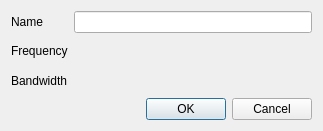
<?xml version="1.0" encoding="UTF-8"?>
<ui version="4.0">
 <class>AddMasterDialog</class>
 <widget class="QDialog" name="AddMasterDialog">
  <property name="geometry">
   <rect>
    <x>0</x>
    <y>0</y>
    <width>323</width>
    <height>131</height>
   </rect>
  </property>
  <property name="windowTitle">
   <string>Add master channel</string>
  </property>
  <layout class="QGridLayout" name="gridLayout">
   <item row="0" column="0">
    <widget class="QLabel" name="label">
     <property name="text">
      <string>Name</string>
     </property>
    </widget>
   </item>
   <item row="0" column="1">
    <widget class="QLineEdit" name="nameEdit"/>
   </item>
   <item row="1" column="0">
    <widget class="QLabel" name="label_2">
     <property name="text">
      <string>Frequency</string>
     </property>
    </widget>
   </item>
   <item row="1" column="1">
    <widget class="FrequencySpinBox" name="frequencySpinBox"/>
   </item>
   <item row="2" column="0">
    <widget class="QLabel" name="label_3">
     <property name="text">
      <string>Bandwidth</string>
     </property>
    </widget>
   </item>
   <item row="2" column="1">
    <widget class="FrequencySpinBox" name="bandwidthSpinBox"/>
   </item>
   <item row="3" column="0" colspan="2">
    <widget class="QDialogButtonBox" name="buttonBox">
     <property name="orientation">
      <enum>Qt::Horizontal</enum>
     </property>
     <property name="standardButtons">
      <set>QDialogButtonBox::Cancel|QDialogButtonBox::Ok</set>
     </property>
    </widget>
   </item>
  </layout>
 </widget>
 <customwidgets>
  <customwidget>
   <class>FrequencySpinBox</class>
   <extends>QWidget</extends>
   <header>FrequencySpinBox.h</header>
  </customwidget>
 </customwidgets>
 <resources/>
 <connections>
  <connection>
   <sender>buttonBox</sender>
   <signal>accepted()</signal>
   <receiver>AddMasterDialog</receiver>
   <slot>accept()</slot>
   <hints>
    <hint type="sourcelabel">
     <x>248</x>
     <y>254</y>
    </hint>
    <hint type="destinationlabel">
     <x>157</x>
     <y>274</y>
    </hint>
   </hints>
  </connection>
  <connection>
   <sender>buttonBox</sender>
   <signal>rejected()</signal>
   <receiver>AddMasterDialog</receiver>
   <slot>reject()</slot>
   <hints>
    <hint type="sourcelabel">
     <x>316</x>
     <y>260</y>
    </hint>
    <hint type="destinationlabel">
     <x>286</x>
     <y>274</y>
    </hint>
   </hints>
  </connection>
 </connections>
</ui>
